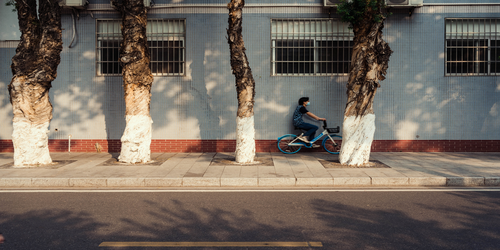
#> input picture gambar.png, 500 x 250 px
$ python form5.py
#> lines starting #> are read from the running program, lines starting #| are printed output that depends on the picture
# import library opencv yg dibutuhkan
import cv2
import numpy as np
import matplotlib.pyplot as plt
# membaca input gambar
img =cv2.imread('gambar.png',0)
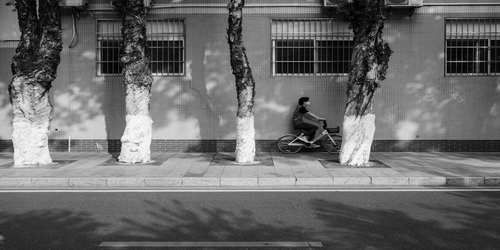
#> img: shape (250, 500); min 0, max 252, mean 106.3
# cari frquensi pixel dari range 0-255
plt.hist(img.ravel(),256,[0,256])
# tampil garfik ploting histogram dari gambar
plt.show()
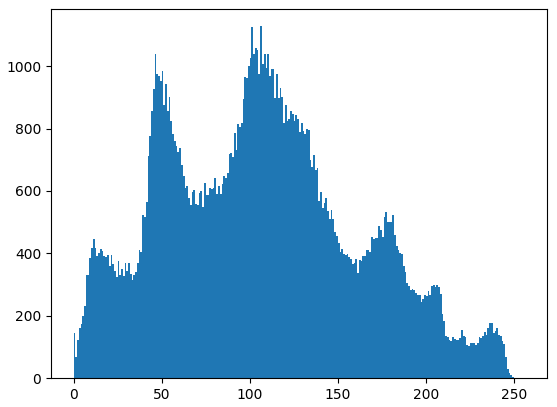
#> figure drawn by matplotlib, 1 panel; tallest bar 1128 high, from x = 106 to 107

$ run again, with cat.png copied over gambar.png
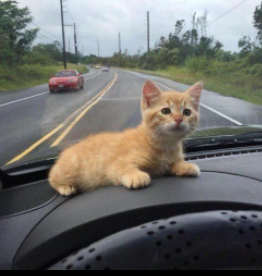
#> input picture cat.png, 262 x 276 px
#> `img =cv2.imread('gambar.png',0)`:
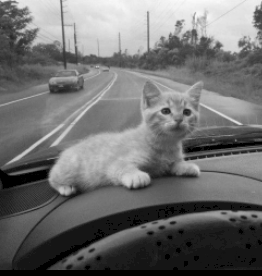
#> img: shape (276, 262); min 0, max 250, mean 110.9
#> `plt.show()`:
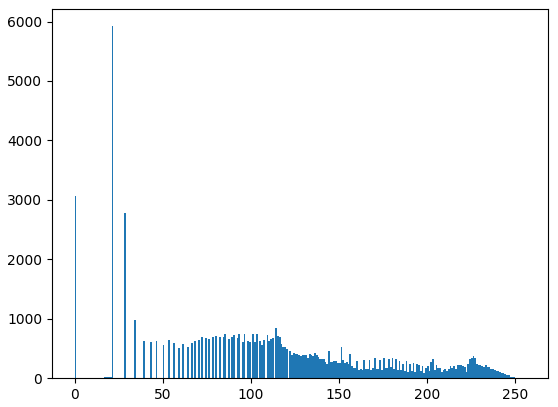
#> figure drawn by matplotlib, 1 panel; tallest bar 5921 high, from x = 21 to 22
